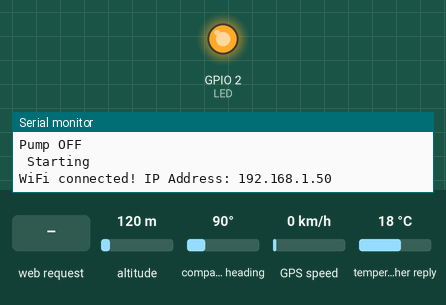
Simulated run of this sketch. Board: ESP32. Parts: output pins drawn as LEDs (lit = HIGH), the last lines printed to the serial monitor. Inputs (shaded band) come from the test bench; at power-on: altitude 120 m, compass heading 90°, GPS speed 0 km/h, temperature in the weather reply 18 °C (analog values on the 0–4095 scale). WiFi joins after 1.5 s; servers stay silent unless stated; EEPROM starts erased; the GPS gets a fix after 3 s at 37.7749, -122.4194 with 8 satellites; web services answer with replies made up by the test bench.

Above: at 1.6 s.
At 3.7 s:
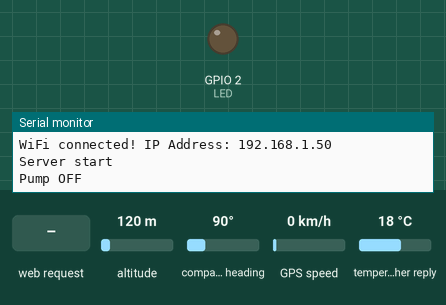
3.8 s: HTTP request GET /pump?state=on received
Timing chart, 0 to 6.8 s (numbered marks = the images above; inputs shaded):
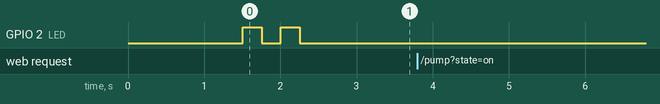

The sketch:

CodeESP32.ino
```cpp
#include <WiFi.h>
#include <HTTPClient.h>
#include <WebServer.h>
#include <WiFiManager.h>
#include <SoftwareSerial.h>
#include <TinyGPSPlus.h>
#include <Preferences.h>

#include "webControlESP.h"
#include "secrets.h" // copy secrets.example.h -> secrets.h

// Pins
#define LED 2
#define TRIGGER_PIN 0       // BOOT button: short press = show IP, hold 3 s = erase Wi-Fi
#define RAIN_SENSOR_PIN 33
#define RX_PIN 22           // from HC-05 TXD
#define TX_PIN 21           // to HC-05 RXD
#define GPS Serial2

// Settings
const int RAIN_WET_THRESHOLD = 3600;                              // rain sensor reading <= this counts as wet (0-4095)
const unsigned long WEATHER_CHECK_INTERVAL_MS = 10UL * 60 * 1000; // 10 minutes
const uint32_t DEFAULT_MAX_RUN_SECONDS = 600;                     // used until a max time is set on the dashboard
const uint32_t MAX_RUN_SECONDS_LIMIT = 24UL * 60 * 60;            // largest max time the dashboard accepts
const int SETUP_PORTAL_TIMEOUT_S = 30;
const int BUTTON_PORTAL_TIMEOUT_S = 120;

SoftwareSerial HC05(RX_PIN, TX_PIN);
TinyGPSPlus gps;
WiFiManager wm;
WebServer server(80);
Preferences prefs;

bool pumpOn = false;
uint32_t pumpedSeconds = 0;
uint32_t maxRunSeconds = DEFAULT_MAX_RUN_SECONDS;
unsigned long lastPumpTick = 0;
unsigned long lastWeatherCheck = 0;

void connectWiFi();
void blinkSuccess();
void blinkFail();
void checkButton();
void setPump(bool on);
void updatePumpTimer();
void checkWeather();
bool fetchHeavyRain(double latitude, double longitude);
bool hasHeavyRain(const String& weatherJson);
void sendStatus();
void handlePump();
void handleReset();
void handleMaxTime();

void setup() {
  Serial.begin(115200);
  Serial.setDebugOutput(true);
  analogReadResolution(12);
  pinMode(TRIGGER_PIN, INPUT_PULLUP);
  pinMode(LED, OUTPUT);

  prefs.begin("floodbarrier", false);
  maxRunSeconds = prefs.getUInt("maxRun", DEFAULT_MAX_RUN_SECONDS);

  // Make sure the pump is off before Wi-Fi setup, which can block and restart the board
  HC05.begin(9600);
  setPump(false);

  connectWiFi();

  GPS.begin(9600);

  server.on("/", [] {
    server.send(200, "text/html", webpage);
  });
  server.on("/status", sendStatus);
  server.on("/pump", handlePump);
  server.on("/reset", handleReset);
  server.on("/maxtime", handleMaxTime);
  server.begin();

  Serial.println("Server start");

  setPump(false); // again, in case the Bluetooth link wasn't up yet at boot
}

void loop() {
  checkButton();

  while (GPS.available()) {
    gps.encode(GPS.read());
  }

  checkWeather();
  updatePumpTimer();
  server.handleClient();
  delay(10);
}

void connectWiFi() {
  WiFi.mode(WIFI_STA);
  Serial.println("\n Starting");

  std::vector<const char *> menu = {"wifi", "info", "sep", "restart", "exit"};
  wm.setMenu(menu);
  wm.setClass("invert");
  wm.setConfigPortalTimeout(SETUP_PORTAL_TIMEOUT_S);

  if (wm.autoConnect("Set Up Transmitter", SETUP_AP_PASSWORD)) { // password protected ap
    Serial.print("WiFi connected! IP Address: ");
    Serial.println(WiFi.localIP());
    blinkSuccess();
  } else {
    Serial.println("Failed to connect or hit timeout");
    blinkFail();
    ESP.restart();
  }
}

void blinkSuccess() {
  digitalWrite(LED, HIGH);
  delay(250);
  digitalWrite(LED, LOW);
  delay(250);
  digitalWrite(LED, HIGH);
  delay(250);
  digitalWrite(LED, LOW);
  delay(250);
}

void blinkFail() {
  digitalWrite(LED, HIGH);
  delay(1000);
  digitalWrite(LED, LOW);
  delay(500);
  digitalWrite(LED, HIGH);
  delay(1000);
  digitalWrite(LED, LOW);
  delay(500);
}

void checkButton() {
  if (digitalRead(TRIGGER_PIN) != LOW) return;
  delay(50); // debounce
  if (digitalRead(TRIGGER_PIN) != LOW) return;

  // The portal below blocks the loop (no run-time cutoff), so stop the pump first
  setPump(false);

  Serial.println("Button Pressed");
  delay(3000);
  if (digitalRead(TRIGGER_PIN) == LOW) {
    Serial.println("Button Held: erasing Wi-Fi settings, restarting");
    wm.resetSettings();
    ESP.restart();
  }

  Serial.println("Starting config portal");
  wm.setConfigPortalTimeout(BUTTON_PORTAL_TIMEOUT_S);
  if (wm.startConfigPortal("Check IP Address")) {
    Serial.println("WiFi connected!");
    blinkSuccess();
  } else {
    Serial.println("Config portal closed or hit timeout");
    blinkFail();
  }
}

// Every pump on/off goes through here, so the pump and the dashboard always agree.
void setPump(bool on) {
  if (on && pumpedSeconds >= maxRunSeconds) {
    Serial.println("Max run time reached, press RESET to pump again");
    on = false;
  }
  if (on && !pumpOn) lastPumpTick = millis();

  pumpOn = on;
  HC05.write(on ? '1' : '0');
  Serial.println(on ? "Pump ON" : "Pump OFF");
}

void updatePumpTimer() {
  if (!pumpOn) return;

  // Catch up whole seconds even if the loop was blocked (e.g. by a weather request)
  while (millis() - lastPumpTick >= 1000) {
    pumpedSeconds++;
    lastPumpTick += 1000;
  }

  if (pumpedSeconds >= maxRunSeconds) {
    pumpedSeconds = maxRunSeconds;
    setPump(false);
  }
}

void checkWeather() {
  if (!gps.location.isValid()) return; // need a GPS fix first

  // Check right after the first fix, then every WEATHER_CHECK_INTERVAL_MS
  if (lastWeatherCheck != 0 && millis() - lastWeatherCheck < WEATHER_CHECK_INTERVAL_MS) return;
  lastWeatherCheck = millis();

  bool heavyRain = fetchHeavyRain(gps.location.lat(), gps.location.lng());
  bool sensorWet = analogRead(RAIN_SENSOR_PIN) <= RAIN_WET_THRESHOLD;
  Serial.printf("Weather check: heavy rain = %d, sensor wet = %d\n", heavyRain, sensorWet);

  if (heavyRain && sensorWet) {
    setPump(true);
  }
}

bool fetchHeavyRain(double latitude, double longitude) {
  String url = "http://api.openweathermap.org/data/2.5/weather?lat=" + String(latitude, 6)
             + "&lon=" + String(longitude, 6) + "&appid=" + OWM_API_KEY;

  WiFiClient client;
  HTTPClient http;

  if (!http.begin(client, url)) {
    Serial.println("Weather request: unable to connect");
    return false;
  }

  int httpCode = http.GET();
  String body = (httpCode == HTTP_CODE_OK) ? http.getString() : String();
  http.end();

  if (httpCode != HTTP_CODE_OK) {
    Serial.printf("Weather request failed: %d\n", httpCode);
    return false;
  }
  return hasHeavyRain(body);
}

// True if any reported condition is heavy rain. OpenWeatherMap condition codes
// (https://openweathermap.org/weather-conditions): 202 thunderstorm with heavy rain,
// 502 heavy intensity rain, 503 very heavy rain, 504 extreme rain, 522 heavy intensity shower rain
bool hasHeavyRain(const String& weatherJson) {
  // The response contains e.g. "weather":[{"id":502,"main":"Rain",...},{"id":701,...}]
  int start = weatherJson.indexOf("\"weather\":[");
  if (start < 0) return false;
  int end = weatherJson.indexOf(']', start);
  if (end < 0) return false;

  String conditions = weatherJson.substring(start, end);
  for (int i = conditions.indexOf("\"id\":"); i >= 0; i = conditions.indexOf("\"id\":", i + 1)) {
    int id = conditions.substring(i + 5).toInt();
    if (id == 202 || id == 502 || id == 503 || id == 504 || id == 522) return true;
  }
  return false;
}

// Example output: {"pumpOn":true,"pumpedSeconds":100,"maxRunSeconds":600}
void sendStatus() {
  String json = String("{\"pumpOn\":") + (pumpOn ? "true" : "false")
              + ",\"pumpedSeconds\":" + pumpedSeconds
              + ",\"maxRunSeconds\":" + maxRunSeconds + "}";
  server.send(200, "application/json", json);
}

// /pump?state=on or /pump?state=off
void handlePump() {
  String state = server.arg("state");
  if (state == "on") {
    setPump(true);
  } else if (state == "off") {
    setPump(false);
  }
  sendStatus();
}

void handleReset() {
  setPump(false);
  pumpedSeconds = 0;
  sendStatus();
}

// /maxtime?seconds=600
void handleMaxTime() {
  long seconds = server.arg("seconds").toInt();
  if (seconds < 1 || seconds > (long)MAX_RUN_SECONDS_LIMIT) {
    server.send(400, "text/plain", "seconds must be between 1 and 86400");
    return;
  }
  maxRunSeconds = seconds;
  prefs.putUInt("maxRun", maxRunSeconds); // saved to flash, survives power cuts
  sendStatus();
}
```

secrets.example.h
```cpp
// Template for secrets.h
// Copy this file to secrets.h (same folder) and fill in your own values.
// secrets.h is listed in .gitignore so real keys are never committed.
#pragma once

// OpenWeatherMap API key: https://home.openweathermap.org/api_keys
#define OWM_API_KEY "your-openweathermap-api-key"

// Password for the "Set Up Transmitter" Wi-Fi setup hotspot (8+ characters)
#define SETUP_AP_PASSWORD "change-me-please"
```

webControlESP.h
```cpp
const char webpage[] PROGMEM = R"=====(
<!DOCTYPE html>
<html lang="vi">
<head>
  <meta charset="UTF-8">
  <meta name="viewport" content="width=device-width, initial-scale=1">
  <title>Điều Khiển Máy Bơm</title>
  <style>
    body {
      margin: 0; padding: 1rem;
      box-sizing: border-box;
      font-family: 'Segoe UI', Arial, sans-serif;
      background: #e2e8f0;
      display: flex; align-items: center; justify-content: center;
      min-height: 100vh;
    }
    .panel {
      background: #ffffff;
      padding: 2.5rem;
      border-radius: 12px;
      box-shadow: 0 4px 20px rgba(0,0,0,0.12);
      text-align: center;
      width: 100%;
      max-width: 360px;
      box-sizing: border-box;
    }
    .panel h1 {
      margin-bottom: 1.5rem;
      font-size: 2rem;
      color: #1a202c;
      letter-spacing: 0.5px;
    }
    #time-display {
      font-size: 1.5rem;
      margin-bottom: 1.5rem;
      color: #2d3748;
    }
    #limit-msg {
      color: #c53030;
      margin: 0.5rem 0 1rem;
      min-height: 1.2em;
    }
    .input-group {
      margin-bottom: 2rem;
      text-align: left;
    }
    .input-group label {
      font-size: 1rem;
      color: #1a202c;
      margin-bottom: 0.5rem;
      display: block;
    }
    .input-group input {
      width: 100%;
      padding: 0.75rem;
      font-size: 1rem;
      border: 1px solid #cbd5e0;
      border-radius: 6px;
      box-sizing: border-box;
    }
    .btn-group {
      display: flex;
      gap: 1rem;
      justify-content: center;
    }
    .btn {
      padding: 0.85rem 1.5rem;
      font-size: 1rem;
      font-weight: bold;
      border: none;
      border-radius: 8px;
      text-decoration: none;
      color: #ffffff;
      cursor: pointer;
      transition: background 0.2s, transform 0.1s;
      user-select: none;
    }
    .btn:active {
      transform: scale(0.97);
    }
    .btn:disabled {
      opacity: 0.5;
      cursor: not-allowed;
    }
    .btn-toggle {
      background: #3182ce;
    }
    .btn-toggle:hover {
      background: #2b6cb0;
    }
    .btn-reset {
      background: #e53e3e;
    }
    .btn-reset:hover {
      background: #c53030;
    }
    .btn-set {
      background: #38a169;
      flex: 1;
    }
    .btn-set:hover {
      background: #2f855a;
    }
  </style>
</head>

<body>
  <div class="panel">
    <h1>Điều Khiển Máy Bơm</h1>

    <div id="time-display">
      Đã bơm: <strong id="pumped">0</strong> giây
    </div>

    <div id="status-display">
      Trạng thái: <strong id="pump-status">OFF</strong>
    </div>
    <div id="limit-msg"></div>

    <div class="input-group">
      <label for="max">Thời gian tối đa (giây):</label>
      <input type="number" id="max" min="1" max="86400" required oninput="checkMaxInput()">
    </div>

    <div class="btn-group">
      <button type="button" class="btn btn-toggle" onclick="togglePump()">BẬT / TẮT</button>
      <button type="button" class="btn btn-reset" onclick="sendCommand('/reset')">RESET</button>
      <button type="button" class="btn btn-set" id="btn-set" onclick="setMaxTime()">ĐẶT</button>
    </div>
  </div>

  <script>
    let pumpOn = false;
    let maxLoaded = false;

    // s = {"pumpOn":true,"pumpedSeconds":100,"maxRunSeconds":600}
    function render(s) {
      pumpOn = s.pumpOn;
      document.getElementById("pumped").textContent = s.pumpedSeconds;
      document.getElementById("pump-status").textContent = s.pumpOn ? "ON" : "OFF";
      document.getElementById("limit-msg").textContent =
        (!s.pumpOn && s.pumpedSeconds >= s.maxRunSeconds) ? "Đã đạt thời gian tối đa – nhấn RESET để bơm tiếp" : "";

      // Fill the max time box once, so it doesn't overwrite what the user is typing
      if (!maxLoaded) {
        document.getElementById("max").value = s.maxRunSeconds;
        maxLoaded = true;
        checkMaxInput();
      }
    }

    // Every endpoint replies with the current status, so the page updates right away
    function sendCommand(url) {
      return fetch(url)
        .then(r => r.json())
        .then(render)
        .catch(() => {});
    }

    function poll() {
      sendCommand("/status").then(() => setTimeout(poll, 1000));
    }

    function togglePump() {
      sendCommand("/pump?state=" + (pumpOn ? "off" : "on"));
    }

    function setMaxTime() {
      const seconds = document.getElementById("max").value;
      sendCommand("/maxtime?seconds=" + encodeURIComponent(seconds));
    }

    function checkMaxInput() {
      document.getElementById("btn-set").disabled = !document.getElementById("max").checkValidity();
    }

    checkMaxInput();
    poll();
  </script>
</body>
</html>
)=====";
```
